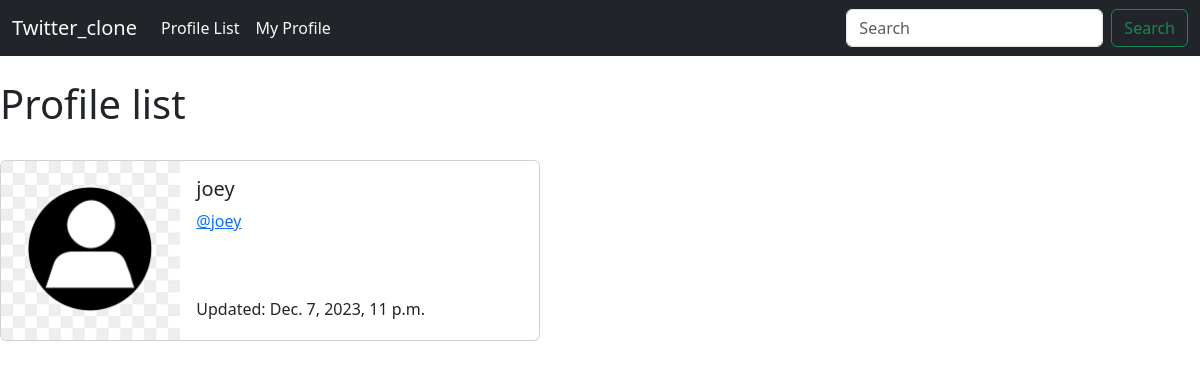
/profile_list/ (signed in), run on an earlier commit of the app's database.
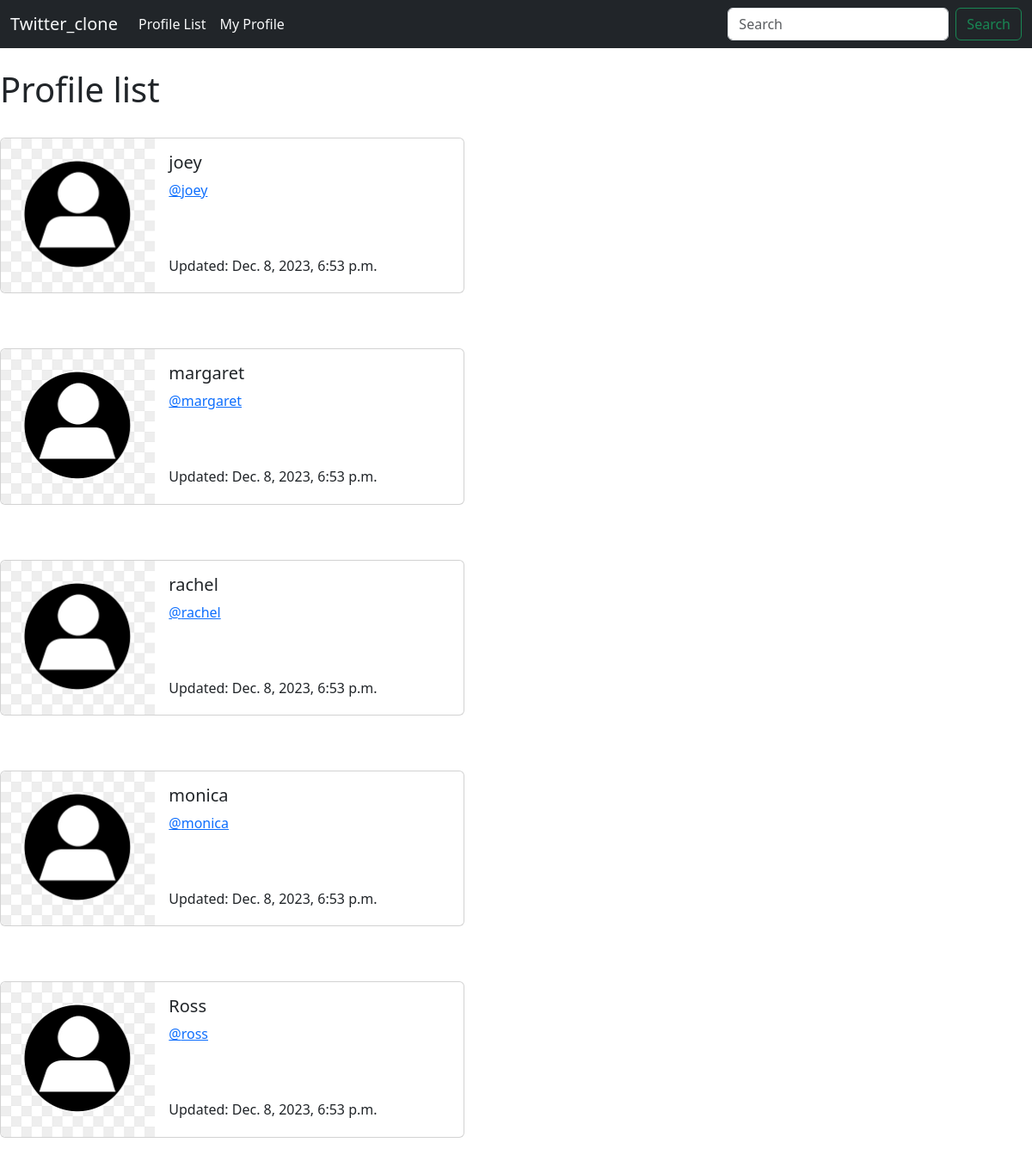
And on a later commit of the database.
### Twitter_app/models.py (models this page shows, shortened)
class Profile(models.Model):
    user = models.OneToOneField(User, on_delete=models.CASCADE)
    follows = models.ManyToManyField('self', related_name='followed_by', symmetrical=False,blank = True)
    date_modified = models.DateTimeField(User, auto_now= True)

### Twitter_app/views.py (the view)
# urls.py: path('profile_list/', views.profile_list, name = "profile_list"),
def profile_list(request):
    profiles = Profile.objects.exclude(user = request.user)
    return render(request, 'profile_list.html', {"profiles": profiles})

### templates/profile_list.html
{%  extends "base.html" %}
{% load static%}
{%block content %}
<h1>Profile list</h1>
<br/>
{% if profiles%}
        {%for profile in profiles%}
        <div class="card mb-3" style="max-width: 540px;">
            <div class="row g-0">
              <div class="col-md-4">
                <img src="{% static "img/pngtree-default-male-avatar-png-image_2811083.jpg" %}" class="img-fluid rounded-start" alt="...">
              </div>
              <div class="col-md-8">
                <div class="card-body">
                  <h5 class="card-title">{{ profile.user.username }}</h5>
                  <p class="card-text"><a href= "{%url 'profile' profile.user.id %}">@{{ profile.user.username | lower }} </a></p><br><br>
                  <p class="card-text"><small class="text-body-secondary"></small> Updated: {{ profile.date_modified}}</small></p>
                </div>
              </div>
            </div>
          </div>
          <br><br>
        {% endfor %}
    {% endif %}
    {% endblock %}

### templates/base.html (shortened to what this page needs)
<!doctype html>
<html lang="en">
<head>
    <link href="https://cdn.jsdelivr.net/npm/bootstrap@5.3.2/dist/css/bootstrap.min.css" rel="stylesheet"
>
</head>
<body>
    {% include 'navbar.html' %}
    <br/>
    {% block content%}
    {% endblock %}
</body>
</html>

### templates/navbar.html (shortened to what this page needs)
<nav class="navbar navbar-expand-lg bg-dark ">
    <div class="container-fluid">
        <a class="navbar-brand  text-light" href="{% url  'index' %}">Twitter_clone</a>
        <ul class="navbar-nav me-auto mb-2 mb-lg-0">
            <li class="nav-item">
                <a class="nav-link  text-light" href="{% url 'profile_list' %}">Profile List</a>
            </li>
            {% if user.is_authenticated%}
            <li class="nav-item">
                <a class="nav-link  text-light" href="{% url 'profile' request.user.id %}">My Profile</a>
            </li>
            {% endif %}
        </ul>
        <form class="d-flex" role="search">
            <input class="form-control me-2" type="search" placeholder="Search" aria-label="Search">
            <button class="btn btn-outline-success" type="submit">Search</button>
        </form>
    </div>
</nav>

What changed in the data, as far as the page shows it:
changed Profile "joey": date_modified "Dec. 7, 2023, 11 p.m." → "Dec. 8, 2023, 6:53 p.m."
added Profile: user.username "margaret", date_modified "Dec. 8, 2023, 6:53 p.m."
added Profile: user.username "rachel", date_modified "Dec. 8, 2023, 6:53 p.m."
added Profile: user.username "monica", date_modified "Dec. 8, 2023, 6:53 p.m."
added Profile: user.username "Ross", user.username "ross", date_modified "Dec. 8, 2023, 6:53 p.m."
